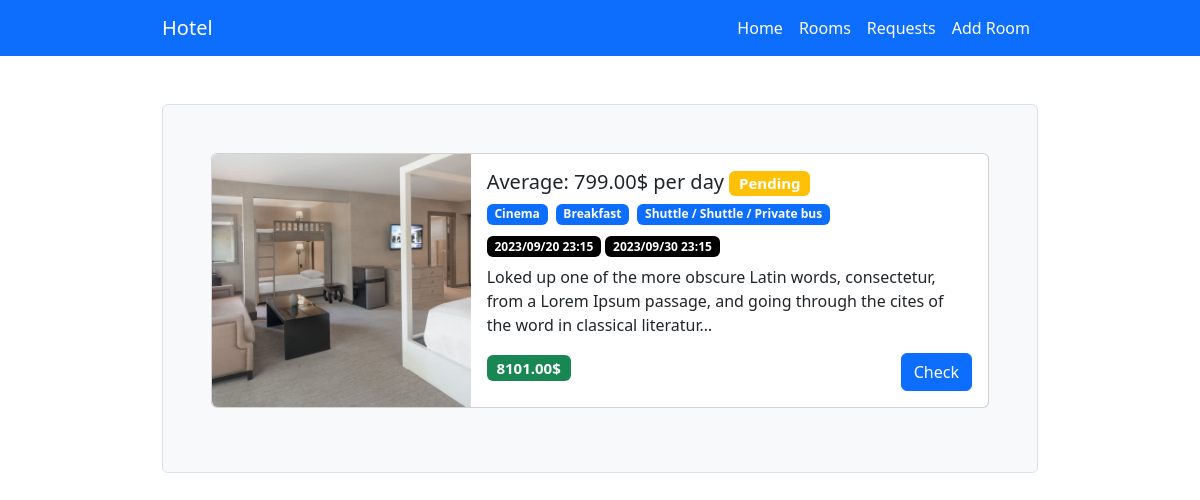
/hotel-admins/requests/, run on the app's committed database.
### client/models.py (models this page shows, shortened)
class Booking(models.Model):
    APPROVE_CHOICES = (
        (0, "Pending"),
        (1, "Approved"),
        (2, "Rejected"),
    )
    client = models.ForeignKey(
        Client, on_delete=models.CASCADE, related_name="bookings")
    room = models.OneToOneField(
        Room, on_delete=models.CASCADE, related_name="booking")
    services = models.ManyToManyField(Service,
                                      blank=True,
                                      related_name="bookings")
    start_book = models.DateTimeField(validators=[
        MinValueValidator(timezone.now,
                          _("Start date must be in the future")),])
    end_book = models.DateTimeField(validators=[
        MinValueValidator(timezone.now,
                          _("End date must be in the future")),])
    total_price = models.DecimalField(
        max_digits=19, decimal_places=2, default=0)
    approve_status = models.DecimalField(
        max_digits=1, decimal_places=0, choices=APPROVE_CHOICES, default=0)
    def get_absolute_url(self, url_name='booking'):
        return reverse(url_name, kwargs={'pk': self.pk})

class InitModelMixin():
    def save(self, *args, **kwargs):
        created = self.pk is None
        super().save(*args, **kwargs)
        if created:
            self.init_instance()
            super().save()

class Room(InitModelMixin, models.Model):
    ROOM_TYPES = (
        (1, "Average"),
        (2, "Comfort"),
        (3, "VIP"),
    )
    room_type = models.DecimalField(
        max_digits=1, decimal_places=0, choices=ROOM_TYPES, default=1)
    slug = models.SlugField(max_length=255, default="",
                            blank=True)
    price = models.DecimalField(max_digits=19, decimal_places=2)
    image = models.ImageField(
        upload_to="rooms/%Y/%m/%d/", default="defaults/default.png")
    description = models.TextField(blank=True, default="")
    is_hidden = models.BooleanField(blank=True, default=False)
    is_liked = models.BooleanField(blank=True, default=False)
    class Meta:
        constraints = [models.UniqueConstraint
                       (name='slug_unique',
                        fields=['slug',],
                        violation_error_message=_(
                            "Slug field must be unique!"))]
        ordering = '-pk',
    def __str__(self) -> str:
        return f"{self.get_room_type_display()}: {self.price}$ per day"

class Service(models.Model):
    title = models.CharField(max_length=255)
    description = models.TextField(blank=True, default="")
    price = models.DecimalField(max_digits=19, decimal_places=2)

### client/views.py (the view)
# urls.py: path('', AdminRequestsView.as_view(), name='requests'),
class AdminRequestsView(AdminBaseMixin, BaseBookedView):
    template_name = 'client/admin/bookings.html'
    allow_empty = True
    extra_context = {'title': 'Requests'}
    def get_queryset(self):
        return self.model.objects.filter(approve_status=0)

### client/templatetags/client_tags.py (called while the page is built)
@register.filter
def obj_url(obj, url_name=None):
    if url_name is None:
        return obj.get_absolute_url()
    return obj.get_absolute_url(url_name)

### client/views.py (called while the page is built)
    def get_context_data(self, **kwargs):
        context = super().get_context_data(**kwargs)
        context["menu"] = self.get_menu()
        return context

    def get_menu(self):
        return self.menu.copy()

### client/templates/client/admin/bookings.html
{% extends 'client/base/bookings.html' %}
{% block booking %}
  {% include 'client/admin/UI/vertical-booking.html' %}
{% endblock booking %}

### client/templates/client/admin/UI/vertical-booking.html
{% extends 'client/UI/vertical-booking.html' %}
{% load client_tags %}
{% block actions %}
  <a class="btn btn-primary" href="{{ book|obj_url:'hotel_admin:request' }}">Check</a>
{% endblock actions %}

### client/templates/client/UI/vertical-booking.html (shortened to what this page needs)
{% extends 'client/UI/vertical-card.html' %}
{% load client_tags %}
{% block card_body %}
  <div>
    <h5 class="card-title">
      {{ book.room }}
      {% with book=book %}
        {% include 'client/UI/book-stats.html' %}
      {% endwith %}
    </h5>
    <div class="card-text mb-2">
      <div class="mb-2">
        {% with badges=book.services.all %}
          {% include 'client/UI/badges.html' %}
        {% endwith %}
      </div>
      <div class="mb-2">
        {% with start=book.start_book end=book.end_book %}
          {% include 'client/UI/book-date.html' %}
        {% endwith %}
      </div>
      <p>
        {{ book.room.description|truncatechars:150 }}
      </p>
    </div>
    <div class="d-flex justify-content-between align-items-center">
      <h5>
        <span class="badge bg-success">
          {{ book.total_price }}$
        </span>
      </h5>
      <div class="d-flex gap-2 flex-wrap">
        {% block actions %}{% endblock actions %}
      </div>
    </div>
  </div>
{% endblock card_body %}

### client/templates/client/UI/vertical-card.html
<div class="card mb-3">
  <div class="row g-0">
    <div class="col-md-4">
      <img src="{{ image.url }}"
           class="img-fluid rounded-start h-100 w-100 object-fit-cover"
           alt="..." />
    </div>
    <div class="col-md-8">
      <div class="card-body">
        {% block card_body %}
        {% endblock card_body %}
      </div>
    </div>
  </div>
</div>

### client/templates/client/UI/book-stats.html
<span class="badge
             {% if book.approve_status == 1 %}
               bg-success
             {% elif book.approve_status == 2 %}
               bg-danger
             {% else %}
               bg-warning
             {% endif %}">
  {{ book.get_approve_status_display }}
</span>

### client/templates/client/UI/badges.html
<div class="d-flex gap-2 flex-wrap">
  {% for badge in badges %}
    <span class="badge {{ class|default:'bg-primary' }}">
      {{ badge.title }}
    </span>
  {% endfor %}
</div>

### client/templates/client/UI/book-date.html
<div>
  <span class="badge bg-black">
    {{ start|date:'Y/m/d H:i' }}
  </span>
  <span class="badge bg-black">
    {{ end|date:'Y/m/d H:i' }}
  </span>
</div>

### data on the page
Booking: room "Average: 799.00$ per day", approve_status "Pending", start_book "2023/09/20 23:15", end_book "2023/09/30 23:15", room.description "Loked up one of the more obscure Latin words, consectetur, from a Lorem Ipsum passage, and going through the cites of the word in classical literatur…", total_price "8101.00"
Service: title "Cinema"
Service: title "Breakfast"
Service: title "Shuttle / Shuttle / Private bus"

### other printed values
{{ url.label }} "Home" "Rooms" "Requests" "Add Room"
